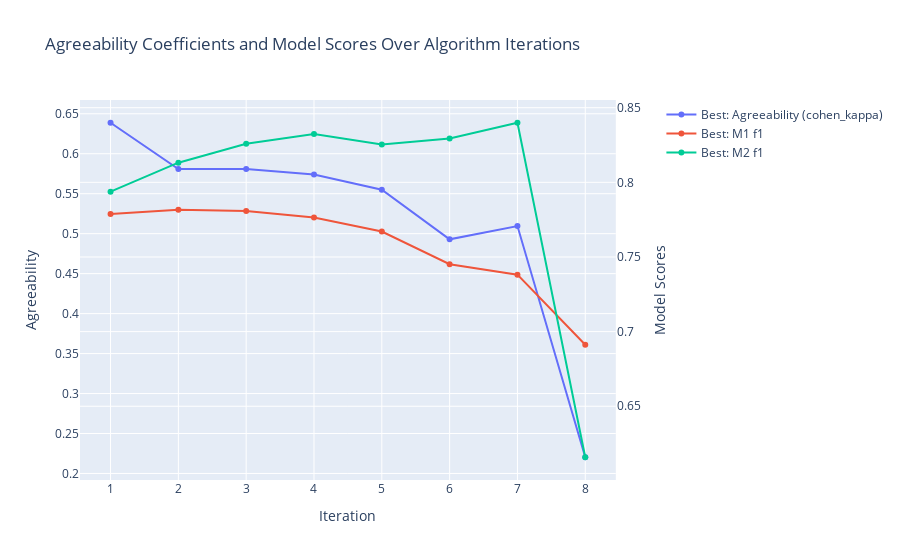

Notebook code cell kept with this figure:
### Code cell
seeker_2.plot_from_results()

### Figure 1 — Plotly figure (JSON) as saved in the notebook; plotly's stock layout.template omitted (floating-point values rounded to 4 significant figures)
{"data": [{"hoverinfo": "text", "hovertext": ["<br> Best: Agreeability (cohen_kappa): <br> 0.6388 <br> All: Mean Agreeability (cohen_kappa): <br> 0.6388 <br> All: Agreeability St. Dev.: <br> 0.0000", "<br> Best: Agreeability (cohen_kappa): <br> 0.5808 <br> All: Mean Agreeability (cohen_kappa): <br> 0.5897 <br> All: Agreeability St. Dev.: <br> 0.0561", "<br> Best: Agreeability (cohen_kappa): <br> 0.5808 <br> All: Mean Agreeability (cohen_kappa): <br> 0.5228 <br> All: Agreeability St. Dev.: <br> 0.0578", "<br> Best: Agreeability (cohen_kappa): <br> 0.5741 <br> All: Mean Agreeability (cohen_kappa): <br> 0.4934 <br> All: Agreeability St. Dev.: <br> 0.0796", "<br> Best: Agreeability (cohen_kappa): <br> 0.5550 <br> All: Mean Agreeability (cohen_kappa): <br> 0.4176 <br> All: Agreeability St. Dev.: <br> 0.1589", "<br> Best: Agreeability (cohen_kappa): <br> 0.4929 <br> All: Mean Agreeability (cohen_kappa): <br> 0.3684 <br> All: Agreeability St. Dev.: <br> 0.1621", "<br> Best: Agreeability (cohen_kappa): <br> 0.5095 <br> All: Mean Agreeability (cohen_kappa): <br> 0.2572 <br> All: Agreeability St. Dev.: <br> 0.1856", "<br> Best: Agreeability (cohen_kappa): <br> 0.2203 <br> All: Mean Agreeability (cohen_kappa): <br> 0.1412 <br> All: Agreeability St. Dev.: <br> 0.0791"], "mode": "lines+markers", "name": "Best: Agreeability (cohen_kappa)", "type": "scatter", "x": [1, 2, 3, 4, 5, 6, 7, 8], "xaxis": "x", "y": [0.6388, 0.5808, 0.5808, 0.5741, 0.555, 0.4929, 0.5095, 0.2203], "yaxis": "y"}, {"hoverinfo": "text", "hovertext": ["<br> Best: M1 f1: <br> 0.7787 <br> Best: M1 Included Features: <br> MedInc, HouseAge, AveRooms, AveBedrms, Population, AveOccup, Latitude, Longitude <br> All: M1 Mean f1: <br> 0.7787 <br> All: M1 STD f1: <br> 0.0000", "<br> Best: M1 f1: <br> 0.7816 <br> Best: M1 Included Features: <br> MedInc, HouseAge, AveRooms, AveBedrms, AveOccup, Latitude, Longitude <br> All: M1 Mean f1: <br> 0.7570 <br> All: M1 STD f1: <br> 0.0317", "<br> Best: M1 f1: <br> 0.7808 <br> Best: M1 Included Features: <br> MedInc, HouseAge, AveRooms, AveOccup, Latitude, Longitude <br> All: M1 Mean f1: <br> 0.7606 <br> All: M1 STD f1: <br> 0.0267", "<br> Best: M1 f1: <br> 0.7764 <br> Best: M1 Included Features: <br> MedInc, HouseAge, AveOccup, Latitude, Longitude <br> All: M1 Mean f1: <br> 0.7439 <br> All: M1 STD f1: <br> 0.0456", "<br> Best: M1 f1: <br> 0.7670 <br> Best: M1 Included Features: <br> MedInc, AveOccup, Latitude, Longitude <br> All: M1 Mean f1: <br> 0.7176 <br> All: M1 STD f1: <br> 0.0732", "<br> Best: M1 f1: <br> 0.7451 <br> Best: M1 Included Features: <br> MedInc, AveOccup, Latitude <br> All: M1 Mean f1: <br> 0.6853 <br> All: M1 STD f1: <br> 0.0769", "<br> Best: M1 f1: <br> 0.7382 <br> Best: M1 Included Features: <br> MedInc, AveOccup <br> All: M1 Mean f1: <br> 0.6158 <br> All: M1 STD f1: <br> 0.1379", "<br> Best: M1 f1: <br> 0.6912 <br> Best: M1 Included Features: <br> MedInc <br> All: M1 Mean f1: <br> 0.5278 <br> All: M1 STD f1: <br> 0.1635"], "mode": "lines+markers", "name": "Best: M1 f1", "type": "scatter", "x": [1, 2, 3, 4, 5, 6, 7, 8], "xaxis": "x", "y": [0.7787, 0.7816, 0.7808, 0.7764, 0.767, 0.7451, 0.7382, 0.6912], "yaxis": "y2"}, {"hoverinfo": "text", "hovertext": ["<br> Best: M2 f1: <br> 0.7937 <br> Best: M2 Included Features: <br> MedInc, HouseAge, AveRooms, AveBedrms, Population, AveOccup, Latitude, Longitude <br> All: M2 Mean f1: <br> 0.7937 <br> All: M2 STD f1: <br> 0.0000", "<br> Best: M2 f1: <br> 0.8132 <br> Best: M2 Included Features: <br> HouseAge, AveRooms, AveBedrms, Population, AveOccup, Latitude, Longitude <br> All: M2 Mean f1: <br> 0.7873 <br> All: M2 STD f1: <br> 0.0222", "<br> Best: M2 f1: <br> 0.8259 <br> Best: M2 Included Features: <br> HouseAge, AveRooms, Population, AveOccup, Latitude, Longitude <br> All: M2 Mean f1: <br> 0.7843 <br> All: M2 STD f1: <br> 0.0471", "<br> Best: M2 f1: <br> 0.8324 <br> Best: M2 Included Features: <br> HouseAge, AveRooms, Population, Latitude, Longitude <br> All: M2 Mean f1: <br> 0.7784 <br> All: M2 STD f1: <br> 0.0529", "<br> Best: M2 f1: <br> 0.8253 <br> Best: M2 Included Features: <br> HouseAge, AveRooms, Latitude, Longitude <br> All: M2 Mean f1: <br> 0.7525 <br> All: M2 STD f1: <br> 0.0818", "<br> Best: M2 f1: <br> 0.8294 <br> Best: M2 Included Features: <br> HouseAge, Latitude, Longitude <br> All: M2 Mean f1: <br> 0.7409 <br> All: M2 STD f1: <br> 0.0852", "<br> Best: M2 f1: <br> 0.8399 <br> Best: M2 Included Features: <br> Latitude, Longitude <br> All: M2 Mean f1: <br> 0.6655 <br> All: M2 STD f1: <br> 0.1241", "<br> Best: M2 f1: <br> 0.6158 <br> Best: M2 Included Features: <br> Longitude <br> All: M2 Mean f1: <br> 0.6084 <br> All: M2 STD f1: <br> 0.0074"], "mode": "lines+markers", "name": "Best: M2 f1", "type": "scatter", "x": [1, 2, 3, 4, 5, 6, 7, 8], "xaxis": "x", "y": [0.7937, 0.8132, 0.8259, 0.8324, 0.8253, 0.8294, 0.8399, 0.6158], "yaxis": "y2"}], "layout": {"hovermode": "closest", "title": {"text": "Agreeability Coefficients and Model Scores Over Algorithm Iterations"}, "xaxis": {"anchor": "y", "domain": [0, 0.94], "title": {"text": "Iteration"}, "type": "category"}, "yaxis": {"anchor": "x", "domain": [0, 1], "title": {"text": "Agreeability"}}, "yaxis2": {"anchor": "x", "overlaying": "y", "side": "right", "title": {"text": "Model Scores"}}}}
